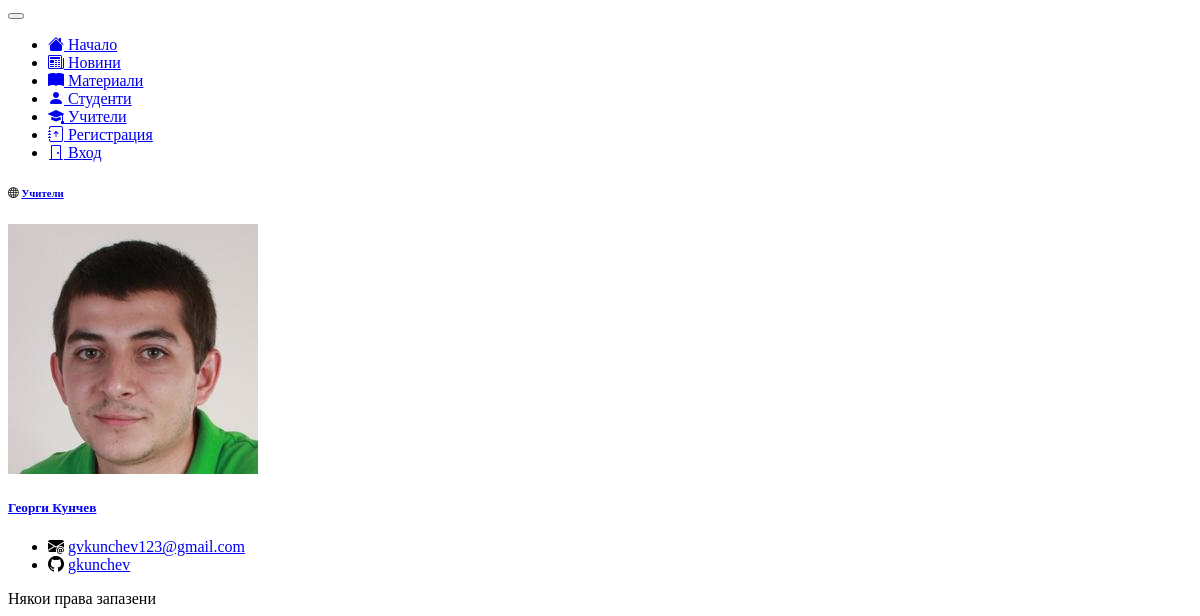
Before: /teachers (lower part) with the older database file.
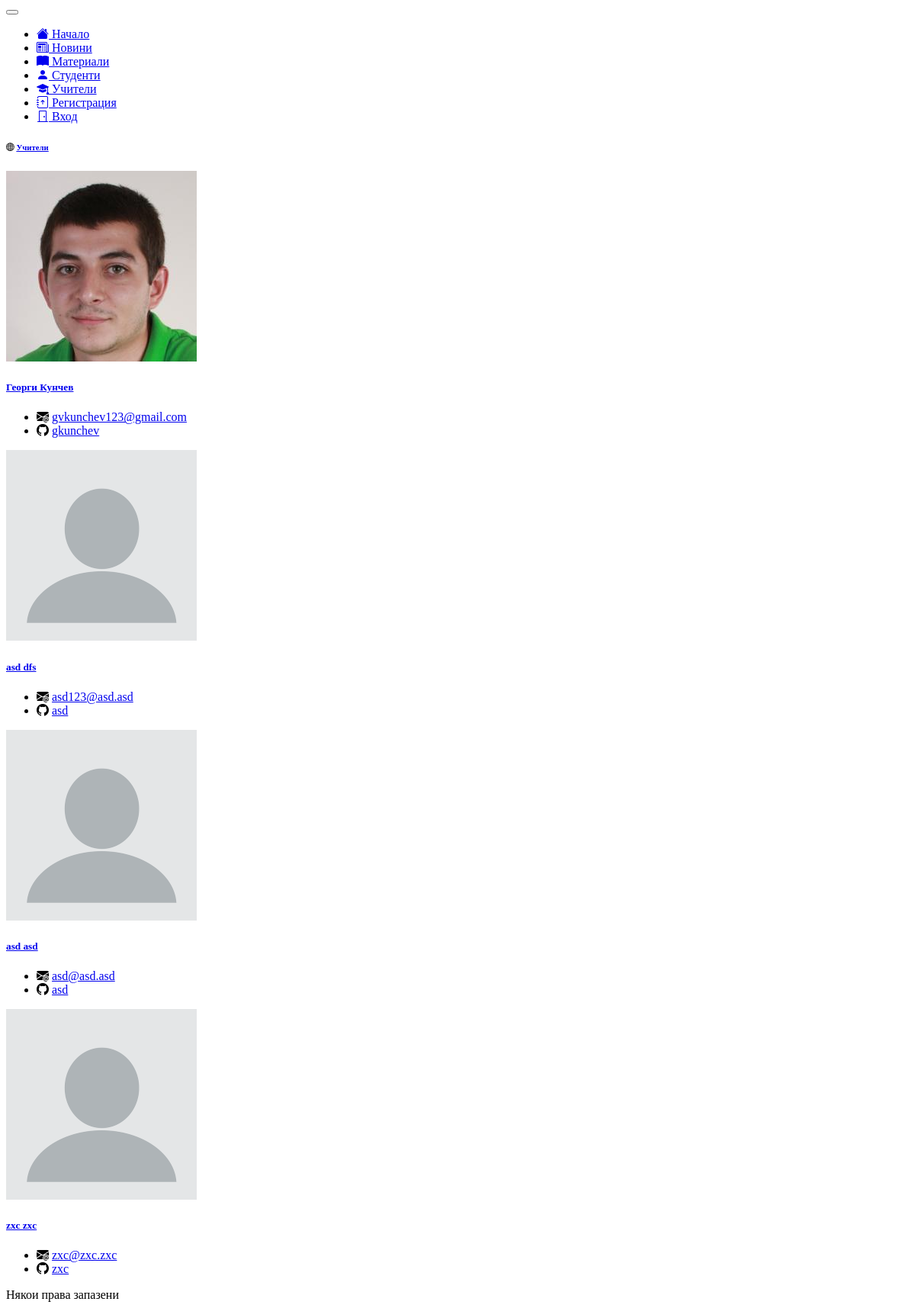
After: the same page with the newer database file.
### users/models.py (models this page shows, shortened)
class User(AbstractUser):
    username = None
    email = models.EmailField(unique=True)
    first_name = models.CharField(max_length=100)
    last_name = models.CharField(max_length=100)
    image = models.ImageField(upload_to=rename_profile_picture, blank=True)
    github = models.CharField(max_length=100, blank=True)
    objects = UserManager()
    USERNAME_FIELD = 'email'
    REQUIRED_FIELDS = ['first_name', 'last_name']
    @property
    def full_name(self):
        return f"{self.first_name} {self.last_name}"

class Teacher(User):
    class Meta:
        verbose_name = "Teacher"

class User(AbstractUser):
    username = None
    email = models.EmailField(unique=True)
    first_name = models.CharField(max_length=100)
    last_name = models.CharField(max_length=100)
    image = models.ImageField(upload_to=rename_profile_picture, blank=True)
    github = models.CharField(max_length=100, blank=True)
    objects = UserManager()
    USERNAME_FIELD = 'email'
    REQUIRED_FIELDS = ['first_name', 'last_name']
    @property
    def full_name(self):
        return f"{self.first_name} {self.last_name}"

### web/views.py (the view)
# urls.py: re_path(r'^teachers$', views.teachers, name='teachers'),
def teachers(request):
    return render(request, "teachers/teachers.html", {'teachers': Teacher.objects.all()})

### web/templates/teachers/teachers.html
{% extends "backbone/base.html" %}
{% block body %}
    <h6 class="location-info"><i class="bi bi-globe"></i> <a href="/teachers">Учители</a></h6>
    {% if teachers %}
        {% for teacher in teachers %}
            <div class="card d-inline-block m-1 teacher-card">
                <a href="/teacher/{{ teacher.id }}">
                    {% if teacher.image %}
                        <img src="static/{{ teacher.image }}" class="card-img-top"/>
                    {% else %}
                        <img src="/static/img/blank-profile.png" class="card-img-top"/>
                    {% endif %}
                </a>
                <div class="card-body">
                    <h5 class="card-title"><a href="/teacher/{{ teacher.id }}">{{ teacher.full_name }}</a></h5>
                </div>
                <ul class="list-group list-group-flush">
                    <li class="list-group-item text-truncate">
                        <i class="bi bi-envelope-at-fill"></i>
                        <a href="mailto:{{ teacher.email }}">{{ teacher.email }}</a>
                    </li>
                    <li class="list-group-item text-truncate">
                        {% if teacher.github != "" %}
                            <i class="bi bi-github"></i>
                            <a href="https://github.com/" target="_blank">{{ teacher.github }}</a>
                        {% else %}
                            <i class="bi bi-github"></i> Няма
                        {% endif %}
                    </li>
                </ul>
            </div>
        {% endfor %}
    {% else %}
        Все още няма регистрирани учители.
    {% endif %}
{% endblock %}

### web/templates/backbone/base.html (shortened to what this page needs)
{% load sass_tags %}
{% load static %}
<!doctype html>
<html lang="en" data-bs-theme="dark">
  <head>
    <link rel="stylesheet" href="{% static 'bootstrap/bootstrap-icons.css' %}">
    <link href="{% sass_src  'scss/default_theme.scss' %}" rel="stylesheet" type="text/css">
  </head>
  <body class="d-flex flex-column min-vh-100">
    {% block navbar %}
        {% include "backbone/navbar.html" %}
    {% endblock %}
    <div class="container-fluid">
      {% block body %}{% endblock %}
    </div>
    <footer class="mt-auto text-center fs-6 text fw-lighter">Някои права запазени</footer>
  </body>
</html>

### web/templates/backbone/navbar.html (shortened to what this page needs)
{% load static %}
{% url 'web:home' as home_url %}
{% url 'web:news' as news_url %}
{% url 'web:materials' as materials_url %}
{% url 'web:students' as students_url %}
{% url 'web:teachers' as teachers_url %}
<nav class="navbar navbar-expand-lg">
<div class="container-fluid">
    <button class="navbar-toggler" type="button" data-bs-toggle="collapse" data-bs-target="#navbarSupportedContent" >
    </button>
    <div class="collapse navbar-collapse" id="navbarSupportedContent">
        <ul class="navbar-nav me-auto mb-2 mb-lg-0">
            <li class="nav-item">
                <a class="nav-link {% if request.path == home_url %}active{% endif %}" href="{{ home_url }}"><i class="bi bi-house-fill text-primary"></i> Начало</a>
            </li>
            <li class="nav-item">
                <a class="nav-link {% if request.path == news_url %}active{% endif %}" href="{{ news_url }}"><i class="bi bi-newspaper text-primary"></i> Новини</a>
            </li>
            <li class="nav-item">
                <a class="nav-link {% if request.path == materials_url %}active{% endif %}" href="{{ materials_url }}"><i class="bi bi-book-fill text-primary"></i> Материали</a>
            </li>
            <li class="nav-item">
                <a class="nav-link {% if request.path == students_url %}active{% endif %}" href="{{ students_url }}"><i class="bi bi-person-fill text-primary"></i> Студенти</a>
            </li>
            <li class="nav-item">
                <a class="nav-link {% if request.path == teachers_url %}active{% endif %}" href="{{ teachers_url }}"><i class="bi bi-mortarboard-fill text-primary"></i> Учители</a>
            </li>
            {% if not request.user.is_authenticated %}
                <li class="nav-item navbar-separator">
                    <a class="nav-link" href="/register"><i class="bi bi-journal-arrow-up text-primary"></i> Регистрация</a>
                </li>
                <li class="nav-item">
                    <a class="nav-link" href="/login"><i class="bi bi-door-closed text-primary"></i> Вход</a>
                </li>
            {% endif %}
        </ul>
    </div>
</div>
</nav>

Changed rows visible on the page:
added Teacher: full_name "asd dfs", email "asd123@asd.asd", github "asd"
added Teacher: full_name "asd asd", email "asd@asd.asd", github "asd"
added Teacher: full_name "zxc zxc", email "zxc@zxc.zxc", github "zxc"
